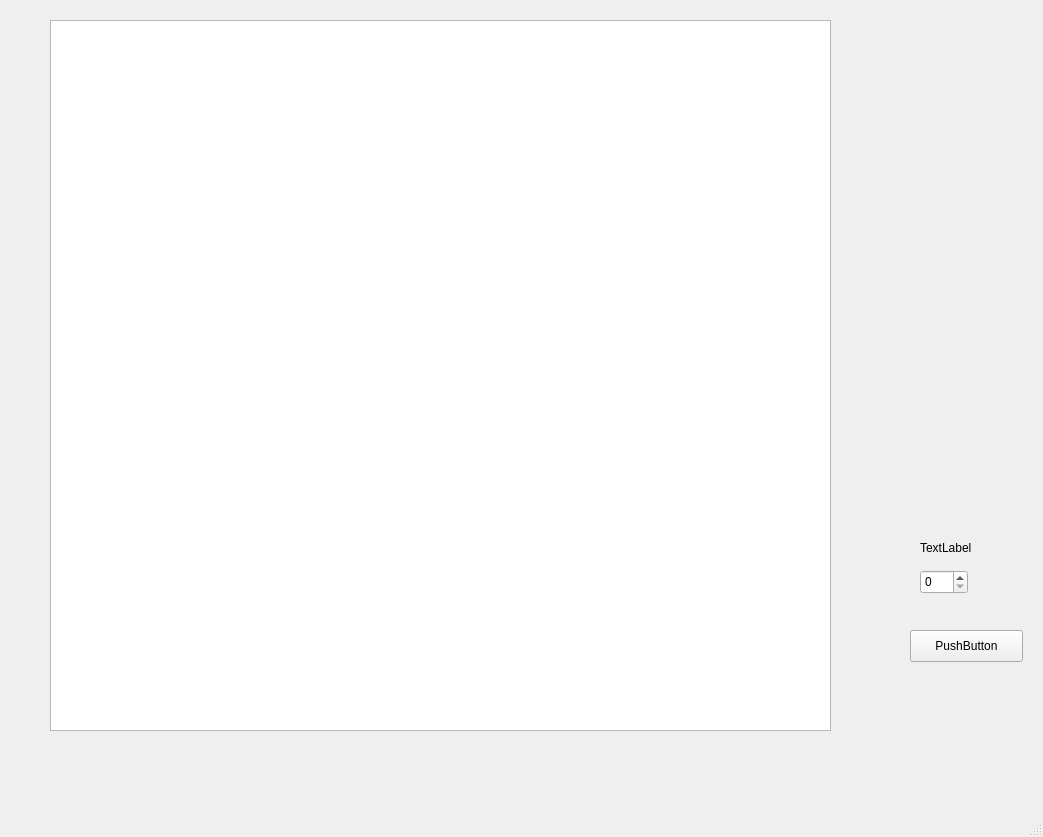
<?xml version="1.0" encoding="UTF-8"?>
<ui version="4.0">
 <class>MainWindow</class>
 <widget class="QMainWindow" name="MainWindow">
  <property name="geometry">
   <rect>
    <x>0</x>
    <y>0</y>
    <width>1043</width>
    <height>837</height>
   </rect>
  </property>
  <property name="windowTitle">
   <string>MainWindow</string>
  </property>
  <widget class="QWidget" name="centralwidget">
   <widget class="QPushButton" name="pushButton">
    <property name="geometry">
     <rect>
      <x>910</x>
      <y>630</y>
      <width>113</width>
      <height>32</height>
     </rect>
    </property>
    <property name="text">
     <string>PushButton</string>
    </property>
   </widget>
   <widget class="GraphicsLayoutWidget" name="graphicsView">
    <property name="geometry">
     <rect>
      <x>50</x>
      <y>20</y>
      <width>781</width>
      <height>711</height>
     </rect>
    </property>
   </widget>
   <widget class="QSpinBox" name="spinBox">
    <property name="geometry">
     <rect>
      <x>920</x>
      <y>570</y>
      <width>48</width>
      <height>24</height>
     </rect>
    </property>
   </widget>
   <widget class="QLabel" name="label">
    <property name="geometry">
     <rect>
      <x>920</x>
      <y>540</y>
      <width>60</width>
      <height>16</height>
     </rect>
    </property>
    <property name="text">
     <string>TextLabel</string>
    </property>
   </widget>
  </widget>
  <widget class="QMenuBar" name="menubar">
   <property name="geometry">
    <rect>
     <x>0</x>
     <y>0</y>
     <width>1043</width>
     <height>26</height>
    </rect>
   </property>
  </widget>
  <widget class="QStatusBar" name="statusbar"/>
 </widget>
 <customwidgets>
  <customwidget>
   <class>GraphicsLayoutWidget</class>
   <extends>QGraphicsView</extends>
   <header>pyqtgraph.h</header>
  </customwidget>
 </customwidgets>
 <resources/>
 <connections/>
</ui>
